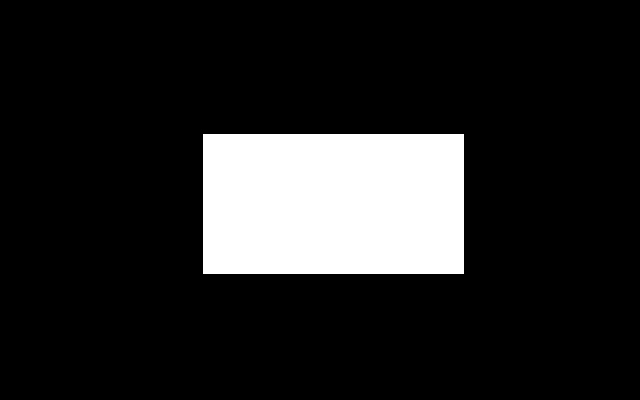
#> input picture py_sandbox/archive/IMDL_old_code/camera/test.jpg, 640 x 400 px, given in place of the camera
$ python KJGExample_camWithThresholding.py
#> lines starting #> are read from the running program, lines starting #| are printed output that depends on the picture; after the words box and inside, x2 and y2 are one past the last pixel; in counts of white or black regions, pixels touching at a corner belong together
import cv2
import numpy as np


#create controls window
def nothing(x):
    pass
cv2.namedWindow('image')
    # trackbars: minVal / maxVal
cv2.createTrackbar('minVal','image',0,255,nothing)
cv2.createTrackbar('maxVal','image',0,255,nothing)
    #trackbars: adaptive thresholding values
cv2.createTrackbar('first','image',0,255,nothing)
cv2.createTrackbar('second','image',0,255,nothing)
cv2.createTrackbar('third','image',0,255,nothing)

#initialize trackbar positions
cv2.setTrackbarPos('minVal','image',100)
cv2.setTrackbarPos('maxVal','image',200)

cv2.setTrackbarPos('first','image',255)
cv2.setTrackbarPos('second','image',11)
cv2.setTrackbarPos('third','image',2)


h=1
w=300
img=np.zeros((h,w,3),np.uint8)


cap = cv2.VideoCapture(1) #select video source


while(1):

    #show controls window
    cv2.imshow('image',img)
    minVal=cv2.getTrackbarPos('minVal','image')
    maxVal=cv2.getTrackbarPos('maxVal','image')

    first=cv2.getTrackbarPos('first','image')
    second=cv2.getTrackbarPos('second','image')
    third=cv2.getTrackbarPos('third','image')


    # Take each frame
    _, frame = cap.read()
#> frame is the input picture: shape (400, 640, 3); min 0, max 255, mean 36.4

    #resize the captured frame
    ratio=0.4 #note, 1 = 1:1 ratio
    frame = cv2.resize(frame,None,fx=ratio, fy=ratio, interpolation = cv2.INTER_AREA)
#> frame: shape (160, 256, 3)
    # cv2.imshow('original',frame)
    frame2=frame

    #blur img with Gauss
    frame=cv2.GaussianBlur(frame,(7,7),0)
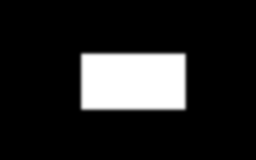
#> frame: shape (160, 256, 3); min 0, max 255, mean 36.4
    # cv2.imshow('blur',frame)

    #convert to grayscale, which allows easier thresholding
    frame=cv2.cvtColor(frame,cv2.COLOR_RGB2GRAY)
#> frame: shape (160, 256)
    # cv2.imshow('original',frame)

    #Simple threshold blurred image. not sure what "ret," does

    #Adaptive threshold image
    frame=cv2.adaptiveThreshold(frame,255,cv2.ADAPTIVE_THRESH_MEAN_C,\
        cv2.THRESH_BINARY,11,2)
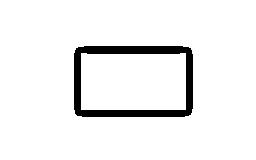
#> frame: shape (160, 256); 94% white; 1 black region, box (x1, y1, x2, y2) and area: (74, 46, 193, 117) 2477
    cv2.imshow('Adaptive Thresh',frame)


    #erode, then dilate the image to help get rid of noise
    kernel=np.ones((3,3),np.uint8)
    frame=cv2.morphologyEx(frame, cv2.MORPH_CLOSE, kernel)
    # cv2.imshow('morphing',frame)
    #show results
    # cv2.imshow('frame',frame) #currently choosing to hide original
    # cv2.imshow('resized',res)


    frame=cv2.Canny(frame2,minVal,maxVal)
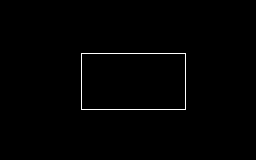
#> frame: shape (160, 256); 0.78% white in thin lines or dots, all inside (x1, y1, x2, y2) = (81, 53, 186, 110)
    cv2.imshow('canny',frame)

    #end
    k = cv2.waitKey(5) & 0xFF
#> (key Esc is pressed here)
    if k == 27:
        break

cv2.destroyAllWindows()
